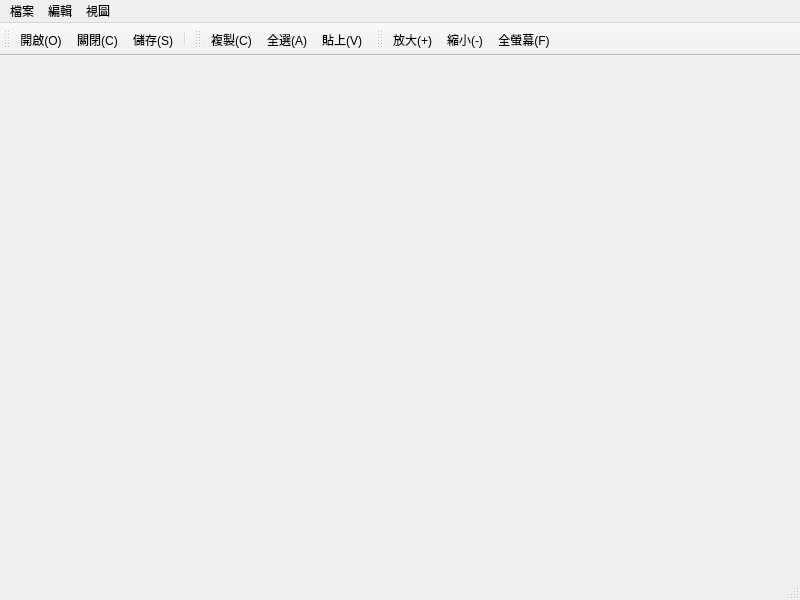
<?xml version="1.0" encoding="UTF-8"?>
<ui version="4.0">
 <class>MainWindow</class>
 <widget class="QMainWindow" name="MainWindow">
  <property name="geometry">
   <rect>
    <x>0</x>
    <y>0</y>
    <width>800</width>
    <height>600</height>
   </rect>
  </property>
  <property name="windowTitle">
   <string>MainWindow</string>
  </property>
  <widget class="QWidget" name="centralwidget"/>
  <widget class="QMenuBar" name="menubar">
   <property name="geometry">
    <rect>
     <x>0</x>
     <y>0</y>
     <width>800</width>
     <height>24</height>
    </rect>
   </property>
   <widget class="QMenu" name="menu_F">
    <property name="title">
     <string>檔案</string>
    </property>
    <addaction name="actionNew"/>
    <addaction name="actionOpen"/>
    <addaction name="actionClose"/>
    <addaction name="separator"/>
    <addaction name="actionSave"/>
    <addaction name="actionASave"/>
    <addaction name="separator"/>
    <addaction name="actionQuit"/>
   </widget>
   <widget class="QMenu" name="menu_E">
    <property name="title">
     <string>編輯</string>
    </property>
    <addaction name="actionReduction"/>
    <addaction name="actionRemake"/>
    <addaction name="actionClip"/>
    <addaction name="actionCopy"/>
    <addaction name="actionAll"/>
    <addaction name="actionPaste"/>
   </widget>
   <widget class="QMenu" name="menu_V">
    <property name="title">
     <string>視圖</string>
    </property>
    <addaction name="actionZoomIn"/>
    <addaction name="actionZoomOut"/>
    <addaction name="actionFullScreen"/>
    <addaction name="separator"/>
    <addaction name="actionToolbar"/>
    <addaction name="actionStatusbar"/>
   </widget>
   <addaction name="menu_F"/>
   <addaction name="menu_E"/>
   <addaction name="menu_V"/>
  </widget>
  <widget class="QStatusBar" name="statusbar"/>
  <widget class="QToolBar" name="fileToolBar">
   <property name="windowTitle">
    <string>toolBar</string>
   </property>
   <attribute name="toolBarArea">
    <enum>TopToolBarArea</enum>
   </attribute>
   <attribute name="toolBarBreak">
    <bool>false</bool>
   </attribute>
   <addaction name="actionOpen"/>
   <addaction name="actionClose"/>
   <addaction name="actionSave"/>
   <addaction name="separator"/>
  </widget>
  <widget class="QToolBar" name="toolBar">
   <property name="windowTitle">
    <string>toolBar</string>
   </property>
   <attribute name="toolBarArea">
    <enum>TopToolBarArea</enum>
   </attribute>
   <attribute name="toolBarBreak">
    <bool>false</bool>
   </attribute>
   <addaction name="actionCopy"/>
   <addaction name="actionAll"/>
   <addaction name="actionPaste"/>
  </widget>
  <widget class="QToolBar" name="viewToolBar">
   <property name="windowTitle">
    <string>視圖工具栏</string>
   </property>
   <attribute name="toolBarArea">
    <enum>TopToolBarArea</enum>
   </attribute>
   <attribute name="toolBarBreak">
    <bool>false</bool>
   </attribute>
   <addaction name="actionZoomIn"/>
   <addaction name="actionZoomOut"/>
   <addaction name="actionFullScreen"/>
  </widget>
  <action name="actionNew">
   <property name="text">
    <string>新增(&amp;N)</string>
   </property>
   <property name="shortcut">
    <string>Ctrl+N</string>
   </property>
  </action>
  <action name="actionOpen">
   <property name="text">
    <string>開啟(&amp;O)</string>
   </property>
   <property name="shortcut">
    <string>Ctrl+O</string>
   </property>
  </action>
  <action name="actionClose">
   <property name="text">
    <string>關閉(&amp;C)</string>
   </property>
   <property name="shortcut">
    <string>Ctrl+Shift+S</string>
   </property>
  </action>
  <action name="actionSave">
   <property name="text">
    <string>儲存(&amp;S)</string>
   </property>
   <property name="shortcut">
    <string>Ctrl+S</string>
   </property>
  </action>
  <action name="actionASave">
   <property name="text">
    <string>另存新檔(&amp;A)</string>
   </property>
   <property name="shortcut">
    <string>Ctrl+Shift+S</string>
   </property>
  </action>
  <action name="actionQuit">
   <property name="text">
    <string>退出(&amp;X)</string>
   </property>
   <property name="shortcut">
    <string>Ctrl+Shift+Q</string>
   </property>
  </action>
  <action name="actionReduction">
   <property name="text">
    <string>還原(&amp;Z)</string>
   </property>
   <property name="shortcut">
    <string>Ctrl+Z</string>
   </property>
  </action>
  <action name="actionRemake">
   <property name="text">
    <string>重作(&amp;Y)</string>
   </property>
   <property name="shortcut">
    <string>Ctrl+Y</string>
   </property>
  </action>
  <action name="actionClip">
   <property name="text">
    <string>剪下(&amp;X)</string>
   </property>
   <property name="shortcut">
    <string>Ctrl+X</string>
   </property>
  </action>
  <action name="actionCopy">
   <property name="text">
    <string>複製(&amp;C)</string>
   </property>
   <property name="shortcut">
    <string>Ctrl+C</string>
   </property>
  </action>
  <action name="actionAll">
   <property name="text">
    <string>全選(&amp;A)</string>
   </property>
   <property name="shortcut">
    <string>Ctrl+A</string>
   </property>
  </action>
  <action name="actionPaste">
   <property name="text">
    <string>貼上(&amp;V)</string>
   </property>
   <property name="shortcut">
    <string>Ctrl+V</string>
   </property>
  </action>
  <action name="actionZoomIn">
   <property name="text">
    <string>放大(&amp;+)</string>
   </property>
   <property name="shortcut">
    <string>Ctrl++</string>
   </property>
  </action>
  <action name="actionZoomOut">
   <property name="text">
    <string>縮小(&amp;-)</string>
   </property>
   <property name="shortcut">
    <string>Ctrl+-</string>
   </property>
  </action>
  <action name="actionFullScreen">
   <property name="text">
    <string>全螢幕(&amp;F)</string>
   </property>
   <property name="shortcut">
    <string>F11</string>
   </property>
  </action>
  <action name="actionToolbar">
   <property name="text">
    <string>工具列(&amp;T)</string>
   </property>
   <property name="checkable">
    <bool>true</bool>
   </property>
   <property name="checked">
    <bool>true</bool>
   </property>
  </action>
  <action name="actionStatusbar">
   <property name="text">
    <string>狀態列(&amp;S)</string>
   </property>
   <property name="checkable">
    <bool>true</bool>
   </property>
   <property name="checked">
    <bool>true</bool>
   </property>
  </action>
 </widget>
 <resources/>
 <connections/>
</ui>
